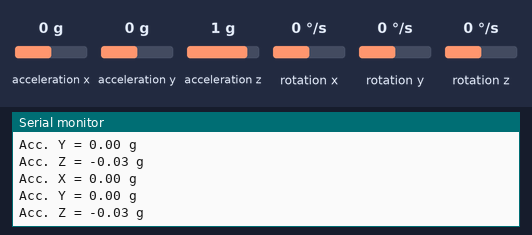
This sketch was run on a simulated ESP32. On the bench: the last lines printed to the serial monitor. The test bench sets the inputs (shaded band); at power-on: acceleration x 0 g, acceleration y 0 g, acceleration z 1 g, rotation x 0 °/s, rotation y 0 °/s, rotation z 0 °/s.

Above: at 1.8 s.
1.9 s: acceleration x set to -1.4 g
At 2.6 s:
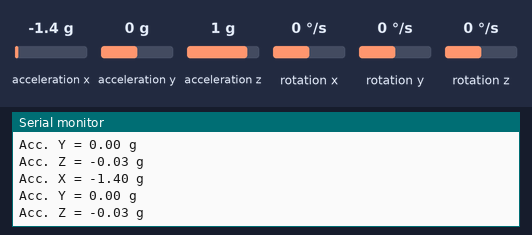
3.4 s: acceleration y set to -1.4 g
At 4.7 s:
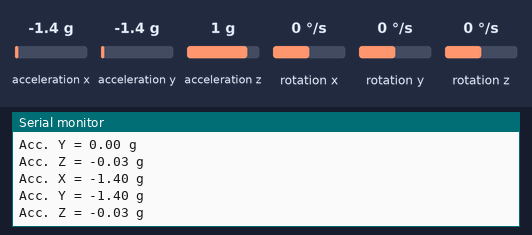
4.9 s: acceleration z set to -1.4 g
At 5.8 s:
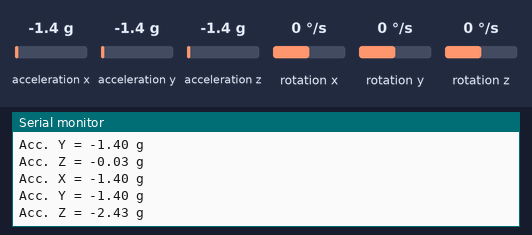

Measured:
- after the input at 1.9 s, the serial monitor: prints a new line after 0.10 s (image 1)
- after the input at 3.4 s, the serial monitor: prints a new line after 0.61 s (image 2)
- after the input at 4.9 s, the serial monitor: prints a new line after 0.11 s (image 3)

The sketch:

Serial.ino
```cpp
#include <Wire.h>
#include <LSM6.h>

LSM6 imu;

char report[80];

float ax ;
float ay ;
float az ;

void setup()
{
  Serial.begin(9600);
  Wire.begin();

  if (!imu.init())
  {
    Serial.println("Failed to detect and initialize IMU!");
    while (1);
  }
  imu.enableDefault();
}

void loop()
{
  imu.read();
  ax = imu.a.x ;
  ay = imu.a.y ;
  az = imu.a.z ;

  ax = ax*0.061*0.001 ;
  ay = ay*0.061*0.001 ;
  az = az*0.061*0.001 - 1.03 ;

  snprintf(report, sizeof(report), "A: %6d %6d %6d "   ,
    ax , ay , az );

  Serial.print("Acc. X = ");
  Serial.print(ax);
  Serial.println(" g");

  Serial.print("Acc. Y = ");
  Serial.print(ay);
  Serial.println(" g");

  Serial.print("Acc. Z = ");
  Serial.print(az);
  Serial.println(" g");


  Serial.println();


  delay(1000);
}
```
